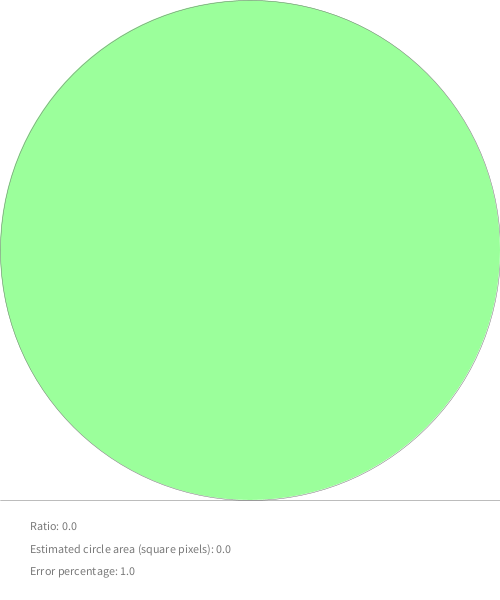
Frame 1 (no input)
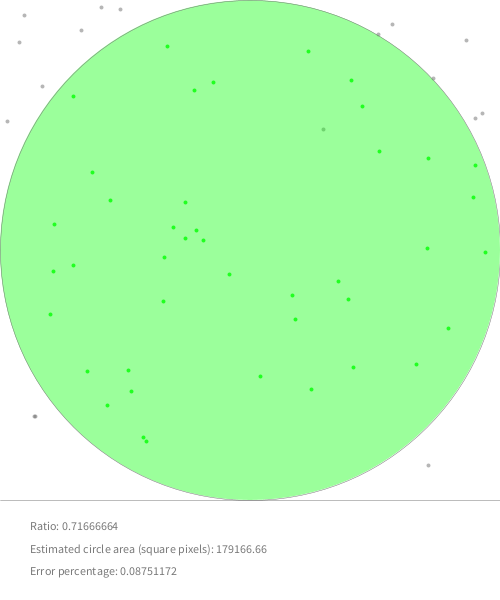
Frame 60 (the mouse pressed at the canvas centre just before this capture)
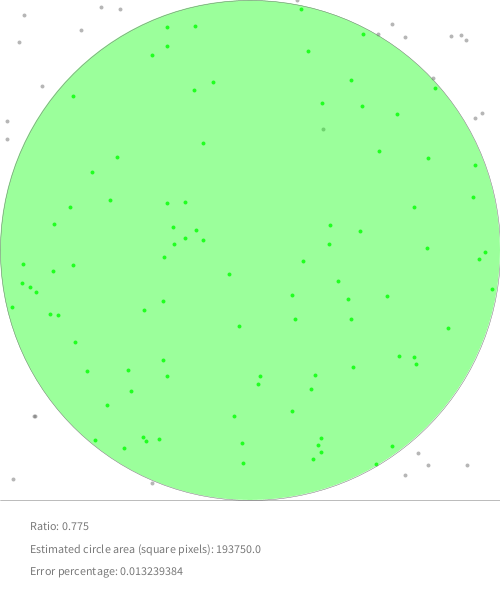
Frame 120 (the mouse held since frame 60 and released just before this capture)

The Processing sketch that drew these frames (run headless with seeded random() and noise(); from frame 60 on, the mouse is pressed at the canvas centre):

// Processing sketch: MonteCarloColor
// ── MonteCarloColor.pde
// Carla de Beer
// Simple Monte Carlo Integration using the background colour value 
// to determine whether a random point is inside or outside the given shape.
// This example uses a circle.
// January 2019

PGraphics canvas;
int count;

void setup() {
  size(500, 600);
  pixelDensity(1);
  background(255);
  canvas = createGraphics(width, height);
  canvas.beginDraw();
  canvas.background(255);
  canvas.endDraw();
}

void draw() {
  int x = (int)random(width);
  int y = (int)random(height-100);

  boolean in = false;
  boolean out = false;

  color c = get(x, y); 
  //println((int)green(c) + " : " + (int)red(c));
  if ((int)green(c) == 255 && (int)red(c) < 255 && (int)blue(c) < 255) {
    ++count;
    in = true;
  } else {
    out = true;
  }

  // Draw the canvas
  image(canvas, 0, 0);
  canvas.beginDraw();
  canvas.strokeWeight(4);


  if (out && !in) {
    canvas.stroke(100, 120);
    canvas.point(x, y);
  } else if (in && !out) {
    canvas.stroke(0, 255, 0, 200);
    canvas.point(x, y);
  }

  canvas.endDraw();

  // Draw text
  stroke(120);
  strokeWeight(0.5);
  fill(120);
  text("Ratio: " + (float)count/(float)frameCount, 30, height-70);
  text("Estimated circle area (square pixels): " + (float)count/(float)frameCount*1000000/4, 30, height-47.5);
  text("Error percentage: " + abs(1 - ((float)count/(float)frameCount*1000000/4)/(PI*(width/2)*width/2)), 30, height-25);

  fill(0, 255, 0, 100);
  ellipse(width/2, height/2-50, width, width);
  stroke(120);
  strokeWeight(0.5);
  line(0, height - 100, width, height - 100);

  println("Estimated circle area (square pixels): " + (float)count/(float)frameCount*1000000/4);
}
